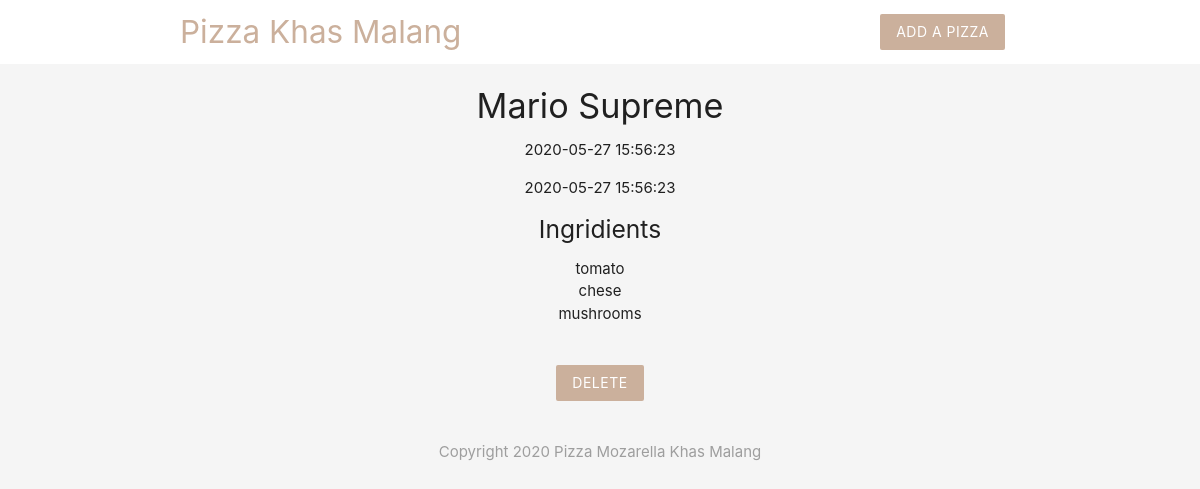
The app's page /details.php?id=2 with its own data.
### tables this page shows
CREATE TABLE `pizzas` (
  `id` int(11) NOT NULL,
  `title` varchar(255) NOT NULL,
  `ingridients` varchar(255) NOT NULL,
  `email` varchar(255) NOT NULL,
  `created_at` timestamp NOT NULL DEFAULT current_timestamp()
);

### details.php (the view, shortened to what this page needs)
<?php
include('config/db_connect.php');
   if(isset($_GET['id'])){
        $id = mysqli_real_escape_string($conn,$_GET['id']);
        $sql = "SELECT * FROM pizzas WHERE id=$id";
        $results = mysqli_query($conn, $sql);
        $pizza = mysqli_fetch_assoc($results);
   }
?>
<!DOCTYPE html>
<html>
    <?php include('template/header.php') ?>
    <div class="container center">
        <?php if($pizza): ?>
            <h4><?php echo htmlspecialchars($pizza['title']); ?></h4>
            <p><?php echo htmlspecialchars($pizza['created_at']);?></p>
            <p><?php echo date($pizza['created_at']);?></p>
            <h5>Ingridients</h5>
            <ul>
                <?php foreach(explode(',',$pizza['ingridients']) as $ingridient):?>
                    <li><?php echo htmlspecialchars($ingridient)?></li>
                <?php endforeach?>
            </ul>
            <form action="details.php" method="POST">
                <input class="btn brand z-depth-0" name="delete" value="delete" type="submit">
            </form>
        <?php else: ?>
            <h5>no such pizza exist</h5>
        <?php endif ?>
    </div>
    <?php include('template/footer.php') ?>
</html>

### template/header.php (style rules this page uses)
.brand { background: #cbb09c !important; }
form { max-width: 460px; margin: 20px auto; padding:20px; }

### records on screen
pizzas: title "Mario Supreme", created_at "2020-05-27 15:56:23", ingridients "tomato", ingridients "chese", ingridients "mushrooms"
